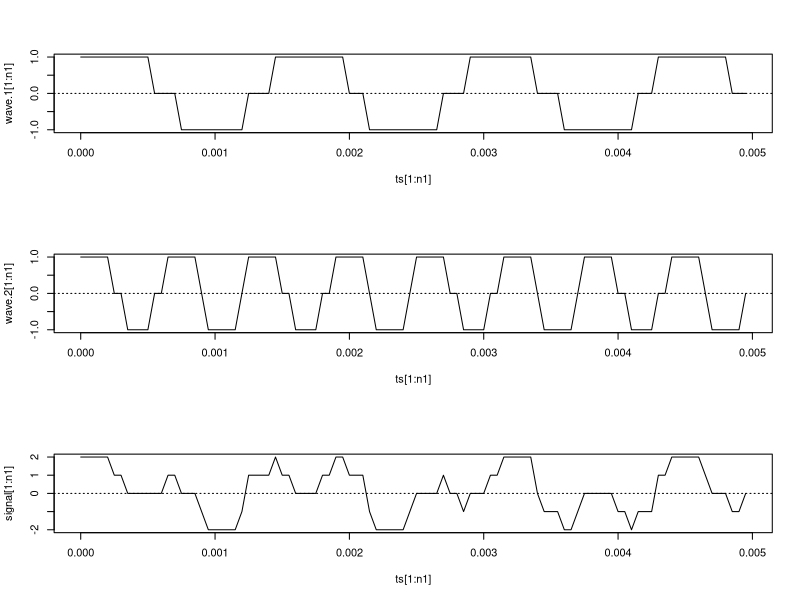
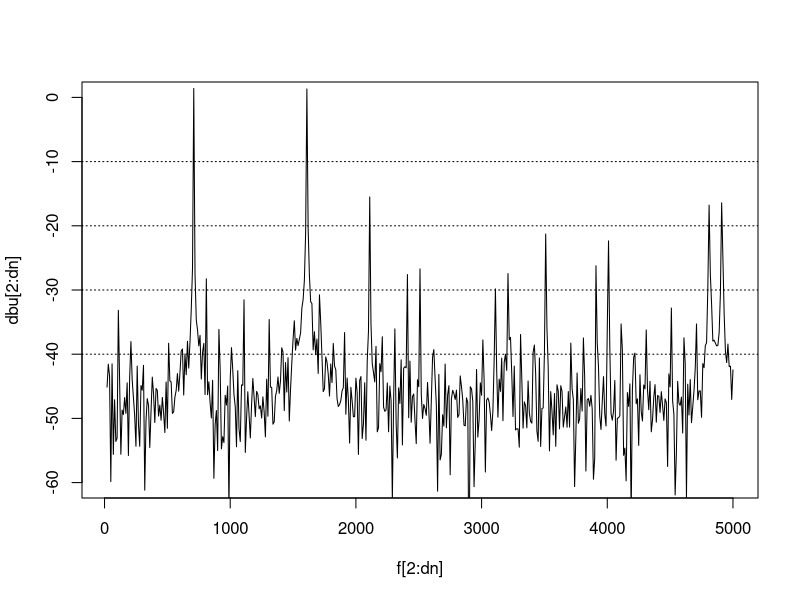

Source code (R) for these figures, in order:
#!/usr/local/bin/Rscript

options(warn = 1)

f1 = 700
f2 = 1600

paste("f1: ", f1)
paste("f2: ", f2)

# Sampling frequency HZ
sf <- 20000
paste("Sampling freq :", sf, "[HZ]")

# Total sampling period secs
sp <- 0.1 
paste("Total sampling period :", sp, "[sec]")

# Sampling interval secs
si <- 1/ sf
paste("Sampling interval :", si, "[sec]")

# Generate sampling time series in sec
ts <- seq(0, sp, si)

n = length(ts)
paste("n: ", n)

#wave.1 <- sin(f1*2*pi*ts)
#wave.2 <- sin(f2*2*pi*ts)

# Return phase in the range [0, 2pi).
# t is time in secs. f is requency in hz.
time_to_phase <- function(t, f) {
  cycles = t * f
  phase = cycles * 2 * pi
  return (phase %% (2*pi))
}

square_wave <- function(phase) {
  if (phase < pi) {
    return (0)
  }
  return (1)
}

tri_level_wave <- function(phase) {
  k = 0.25
  if (phase < pi*(1-k)) {
    return (1)
  }
  if (phase < pi) {
    return (0)
  }
  if (phase < pi*(2-k)) {
    return (-1)
  }
  return (0)
}

function_f1 <- function(t){
  phase = time_to_phase(t, f1)
  #return (sin(phase))
  #return (square_wave(phase))
  return (tri_level_wave(phase))
}
wave.1 <- as.numeric(lapply(ts, function_f1) )

function_f2 <- function(t){
  phase = time_to_phase(t, f2)
  #return (square_wave(phase))
  return (tri_level_wave(phase))
}
wave.2 <- as.numeric(lapply(ts, function_f2) )

signal <- (wave.1 + wave.2)

y = fft(signal)

mag <- sqrt(Re(y)^2 + Im(y)^2)*2/n

# See here voltage to dbu/dbv conversion
dbu <- 20 * log10(mag/1)

# frequency points hz.
f <- (1:n)/sp

X11(width=10, height=8)

par(mfrow = c(3, 1))

# For the voltage display, we zoom in to 5ms to getter better resultion
n1 <- 0.005/si

plot(ts[1:n1], wave.1[1:n1], type="l") 
abline(h=0,lty=3)

plot(ts[1:n1], wave.2[1:n1], type="l") 
abline(h=0,lty=3)

plot(ts[1:n1], signal[1:n1], type="l") 
abline(h=0,lty=3)

# We want to display up to 5Hkz and in not case more than half
# of the fft result (mirrored on both halves).
fdisplay = 5000  # hz
dn = min((fdisplay/(1/sp)), n/2)

paste("Display points: ", dn)

X11(width=10, height=8)

# Skipping first frequency band (close to DC)
plot(f[2:dn], dbu[2:dn], type="l", ylim=c(-60,0) ) 
abline(h=c(-10, -20, -30, -40), lty=3)

message("Press return to exit...")
invisible(readLines("stdin", n=1))
